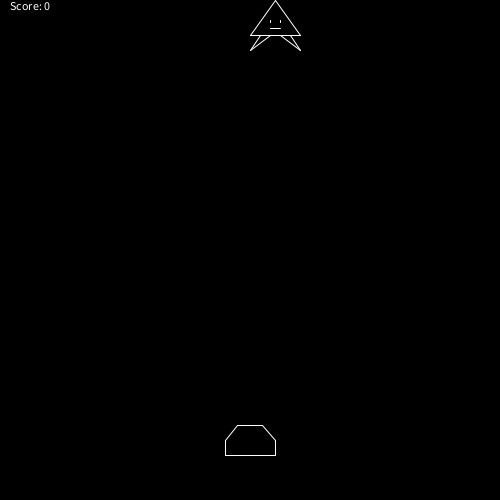
Frame 1 (no input)
Frame 60 (the mouse pressed at the canvas centre just before this capture): identical to frame 1, image omitted
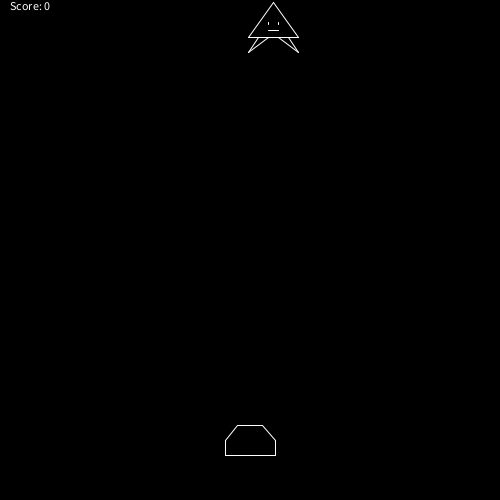
Frame 120 (the mouse held since frame 60 and released just before this capture)

The Processing sketch that drew these frames (run headless with seeded random() and noise(); from frame 60 on, the mouse is pressed at the canvas centre):

// Processing sketch: bugzap
// ── bugzap.pde
void setup()
{
  size(500, 500);
  playerX = width / 2;
  playerY = height - (playerHeight * 2);
  bugX = width / 2;
}

float playerX;
float playerY;
float bugX;
float bugY;
float playerWidth = 50;
float playerHeight = 30;
float bugWidth = 50;
int frame = 60;
int score;

void draw()
{
  background(0);
  stroke(255);
  
  // Draw the player
  float halfWidth = playerWidth * 0.5f;
  float halfHeight = playerHeight * 0.5f;
  
  line (playerX - halfWidth, playerY + halfHeight
    , playerX + halfWidth, playerY + halfHeight);
  line (playerX - halfWidth, playerY + halfHeight
      , playerX - halfWidth, playerY);
  line(playerX - halfWidth, playerY
      , playerX - (playerWidth * 0.25f), playerY - halfHeight);
  line(playerX - (playerWidth * 0.25f), playerY - halfHeight
      , playerX + (playerWidth * 0.25f), playerY - halfHeight);
  line(playerX + (playerWidth * 0.25f), playerY - halfHeight
      , playerX + halfWidth, playerY);
  line(playerX + halfWidth, playerY
    , playerX + halfWidth, playerY + halfHeight);
    
  // Draw the bug
  stroke(255);
  float saucerHeight = bugWidth * 0.7f;
  float halfBugWidth = bugWidth * 0.5f;
  line(bugX + halfBugWidth, bugY, bugX, bugY + saucerHeight);
  line(bugX + halfBugWidth, bugY, bugX + bugWidth, bugY + saucerHeight);
  line(bugX, bugY + saucerHeight, bugX + bugWidth, bugY + saucerHeight);
  float feet = bugWidth * 0.2f;
  line(bugX + feet, bugY + saucerHeight, bugX, bugY + bugWidth);
  line(bugX + bugWidth - feet, bugY + saucerHeight, bugX + bugWidth, bugY + bugWidth);
  feet = bugWidth * 0.4f;
  line(bugX + feet, bugY + saucerHeight, bugX, bugY + bugWidth);
  line(bugX + bugWidth - feet, bugY + saucerHeight, bugX + bugWidth, bugY + bugWidth);
  line(bugX + feet, bugY + feet, bugX + feet, bugY + feet * 1.1f);  
  line(bugX + bugWidth - feet, bugY + feet, bugX + bugWidth - feet, bugY + feet * 1.1f);
  line(bugX + feet, bugY + feet * 1.4f, bugX + bugWidth - feet, bugY + feet * 1.4f); 
  
  if (frameCount % frame == 0)
  {
    bugY ++;
    bugX += random(-10.0f, 10.0f);
    frame --;
    if (frame == 0)
    {
      frame = 60;
    }
    
    // 
  }
   if (keyPressed)
   {
     if (keyCode == LEFT && playerX > halfWidth)
     {
       playerX --;
     }
     if (keyCode == RIGHT && playerX < width - halfWidth)
     {
       playerX ++; 
     }
     
     if (key == ' ')
     {
       // Check for bug hit
       float lazerY = 0;
       if (playerX > bugX  && playerX < bugX + bugWidth)
       {
         // I have hit the bug
         lazerY = bugY;
         bugY = 0;
         bugX = random(halfBugWidth, width - halfBugWidth);
         score ++;
       }
       else
       {
         lazerY = 0;
       }
       line(playerX, playerY - halfWidth, playerX, lazerY);
     }
   }
   text("Score: " + score, 10, 10); 
}
